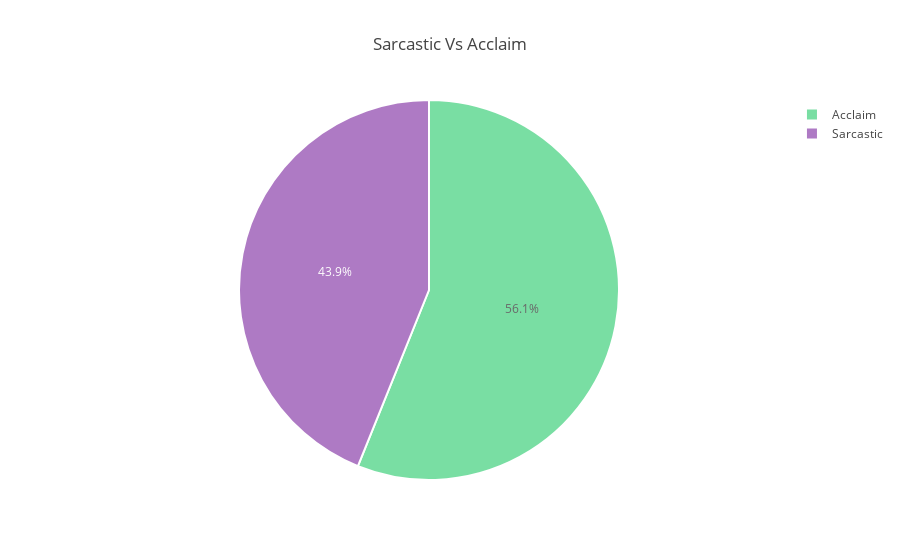

The code cell stored with this chart in its notebook:
### Code cell
import numpy as np
import plotly.plotly as py
import plotly.graph_objs as go
from plotly.offline import download_plotlyjs, init_notebook_mode, plot, iplot
init_notebook_mode(connected=True)

sar_acc_tar = sar_acc['is_sarcastic'].value_counts()
labels = ['Acclaim', 'Sarcastic']
sizes = (np.array((sar_acc_tar / sar_acc_tar.sum())*100))
colors = ['#58D68D', '#9B59B6']

trace = go.Pie(labels=labels, values=sizes, opacity = 0.8, hoverinfo='label+percent',
               marker=dict(colors=colors, line=dict(color='#FFFFFF', width=2)))
layout = go.Layout(
    title='Sarcastic Vs Acclaim'
)
data = [trace]
fig = go.Figure(data=data, layout=layout)
iplot(fig, filename="Sa_Ac")

### Figure 1 — Plotly figure (JSON) as saved in the notebook; plotly's stock layout.template omitted (floating-point values rounded to 4 significant figures)
{"data": [{"hoverinfo": "label+percent", "labels": ["Acclaim", "Sarcastic"], "marker": {"colors": ["#58D68D", "#9B59B6"], "line": {"color": "#FFFFFF", "width": 2}}, "opacity": 0.8, "type": "pie", "uid": "c7b062bb-4021-4ee1-a52a-255fc64b6e72", "values": [56.1, 43.9]}], "layout": {"title": {"text": "Sarcastic Vs Acclaim"}}}
